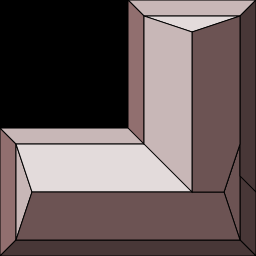

The image is a tile-based game level rendered from a .tmx file. Its description and complete source (layers, tilesets, objects, tile grids) follow:
An orthogonal 4x4 tile map with 64x64 px tiles, 1 tile layer (Tile Layer 1), 2 tilesets.

<map version="1.0" tiledversion="1.1.2" orientation="orthogonal" renderorder="right-down" width="4" height="4" tilewidth="64" tileheight="64" infinite="0" nextobjectid="1">
 <tileset firstgid="1" source="Buildings1.tsx" />
 <tileset firstgid="65" source="WorldTiles.tsx" />
 <layer name="Tile Layer 1" width="4" height="4">
  <data encoding="csv">
65,65,21,22,
65,65,29,30,
35,36,37,38,
43,44,45,46
</data>
 </layer>
</map>
